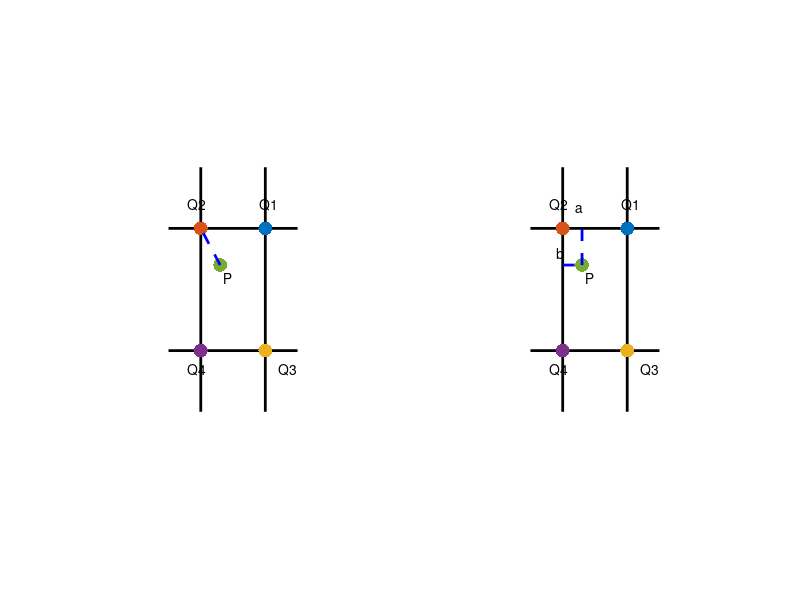

MATLAB code for this plot:
% 清空之前的图形
clf;

% 定义井字形线段的坐标
x_lines = [-1 1; -1 1; -0.5 -0.5; 0.5 0.5];
y_lines = [-0.5 -0.5; 0.5 0.5; -1 1; -1 1];

% 绘制井字形线段
figure(1);
subplot(1,2,1)
hold on;

% 分别绘制每一条线段
for i = 1:size(x_lines, 1)
    plot(x_lines(i, :), y_lines(i, :), 'k-', 'LineWidth', 2);
end

% 在交点处标以蓝色圆点
scatter(0.5, 0.5, 100, 'ro', 'filled');
scatter(-0.5, 0.5, 100, 'ro', 'filled');
scatter(0.5, -0.5, 100, 'ro', 'filled');
scatter(-0.5, -0.5, 100, 'ro', 'filled');

% 在4个原点处标注Q1，Q2，Q3，Q4
text(0.7, 0.7, 'Q1', 'FontSize', 10, 'HorizontalAlignment', 'right');
text(-0.7, 0.7, 'Q2', 'FontSize', 10, 'HorizontalAlignment', 'left');
text(0.7, -0.7, 'Q3', 'FontSize', 10, 'VerticalAlignment', 'bottom');
text(-0.7, -0.6, 'Q4', 'FontSize', 10, 'VerticalAlignment', 'top');

% 在口内临近Q1的地方绘制一个绿色圆点
scatter(-0.2, 0.2, 100, 'go', 'filled');
text(-0.15, 0.15, 'P', 'FontSize', 10, 'VerticalAlignment', 'top');
% 定义起始点和结束点的坐标
start_point = [-0.2, 0.2];
end_point = [-0.5, 0.5];

% 绘制虚线
plot([start_point(1), end_point(1)], [start_point(2), end_point(2)], 'b--', 'LineWidth', 2);

% 设置坐标轴范围
axis([-2 2 -2 2]);
% 关闭绘图保持
set(gca,'XTick',[]) % 隐藏X轴刻度
set(gca,'YTick',[]) % 隐藏Y轴刻度
set(gca, 'XColor', 'none'); % 隐藏X轴线
set(gca, 'YColor', 'none'); % 隐藏Y轴线
hold off;


subplot(1,2,2)
hold on;

% 分别绘制每一条线段
for i = 1:size(x_lines, 1)
    plot(x_lines(i, :), y_lines(i, :), 'k-', 'LineWidth', 2);
end

% 在交点处标以蓝色圆点
scatter(0.5, 0.5, 100, 'ro', 'filled');
scatter(-0.5, 0.5, 100, 'ro', 'filled');
scatter(0.5, -0.5, 100, 'ro', 'filled');
scatter(-0.5, -0.5, 100, 'ro', 'filled');

% 在4个原点处标注Q1，Q2，Q3，Q4
text(0.7, 0.7, 'Q1', 'FontSize', 10, 'HorizontalAlignment', 'right');
text(-0.7, 0.7, 'Q2', 'FontSize', 10, 'HorizontalAlignment', 'left');
text(0.7, -0.7, 'Q3', 'FontSize', 10, 'VerticalAlignment', 'bottom');
text(-0.7, -0.6, 'Q4', 'FontSize', 10, 'VerticalAlignment', 'top');

% 在口内临近Q1的地方绘制一个绿色圆点
scatter(-0.2, 0.2, 100, 'go', 'filled');
text(-0.15, 0.15, 'P', 'FontSize', 10, 'VerticalAlignment', 'top');
% 定义起始点和结束点的坐标
start_point = [-0.2, 0.2];
end_point = [-0.2, 0.5];

% 绘制虚线
plot([start_point(1), end_point(1)], [start_point(2), end_point(2)], 'b--', 'LineWidth', 2);

% 定义起始点和结束点的坐标
start_point = [-0.5, 0.2];
end_point = [-0.2, 0.2];

% 绘制虚线
plot([start_point(1), end_point(1)], [start_point(2), end_point(2)], 'b--', 'LineWidth', 2);
text(-0.3, 0.7, 'a', 'FontSize', 10, 'VerticalAlignment', 'top');
text(-0.6, 0.3, 'b', 'FontSize', 10, 'HorizontalAlignment', 'left');
% 设置坐标轴范围
axis([-2 2 -2 2]);
% 关闭绘图保持
set(gca,'XTick',[]) % 隐藏X轴刻度
set(gca,'YTick',[]) % 隐藏Y轴刻度
set(gca, 'XColor', 'none'); % 隐藏X轴线
set(gca, 'YColor', 'none'); % 隐藏Y轴线

hold off;

saveas(gcf, 'all interpolar.png');
